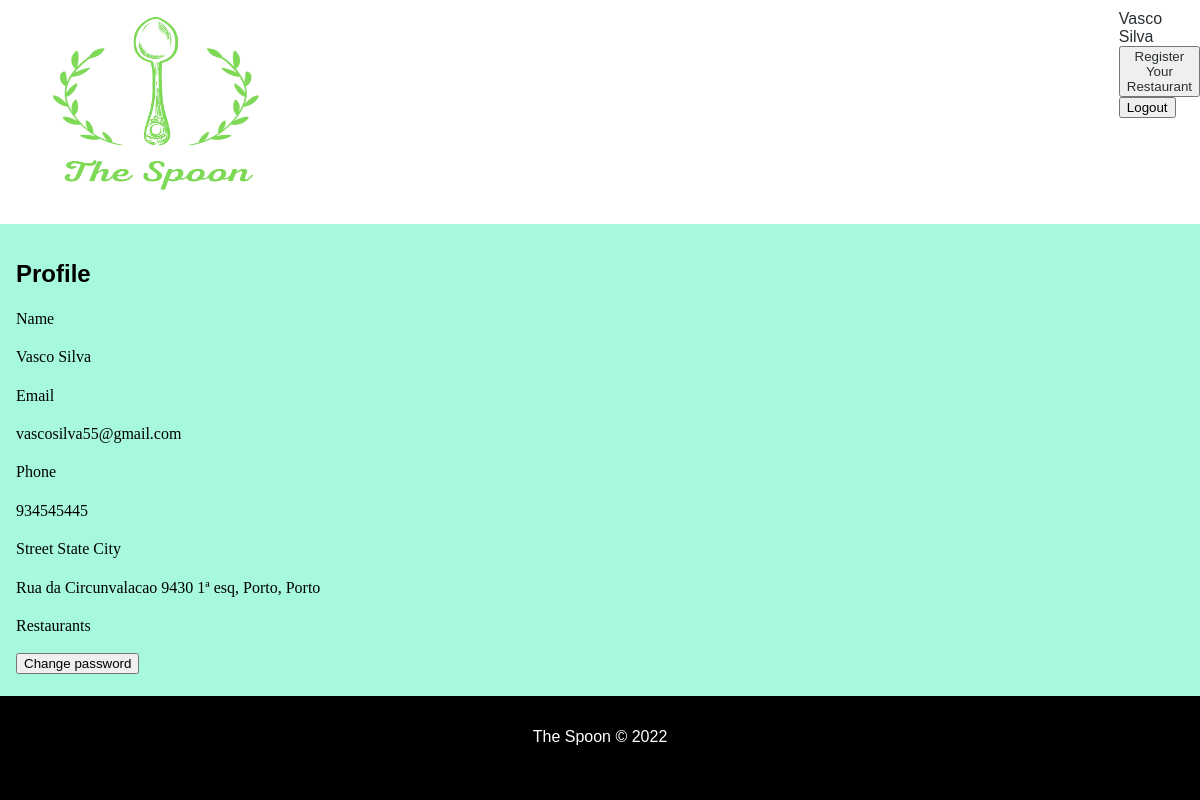
The page /profile.php (signed in) on the database its author committed.
### tables this page shows
CREATE TABLE User (
	idUser			INTEGER PRIMARY KEY,
	Email			VARCHAR NOT NULL UNIQUE,
	Password		VARCHAR NOT NULL,
	Phone 			INTEGER UNIQUE,
	Name 			VARCHAR NOT NULL,
	RestOwner       BOOLEAN DEFAULT FALSE,
	idAddress		INTEGER		CONSTRAINT fk_user_idaddress REFERENCES Address (idAddress)
												ON DELETE SET NULL ON UPDATE CASCADE
);

CREATE TABLE Address (
	idAddress 		INTEGER PRIMARY KEY,
	Street 		VARCHAR NOT NULL,
	City			VARCHAR NOT NULL,
	State			VARCHAR NOT NULL,
	PostalCode 		INTEGER NOT NULL
);

### profile.php (called while the page is built, shortened)
<?php
  require_once('database/connection.php');
  require_once('database/user.class.php');
  require_once('templates/common.tpl.php');
  require_once('templates/user.tpl.php');
  $db = getDatabaseConnection();
  $user = User::getUser($db, $_SESSION['id']);
  drawProfile($user);
?>

### database/user.class.php (called while the page is built, shortened)
<?php
  class User {
    public function __construct(int $idUser, string $email, string $name, string $street, string $city, string $state, int $postalcode, int $phone, bool $restOwner = false)
    {
      $this->email = $email;
      $this->name = $name;
      $this->street = $street;
      $this->city = $city;
      $this->state = $state;
      $this->phone = $phone;
      $this->restOwner = $restOwner;
    }
    static function getUser(PDO $db, int $id): User {
      $stmt = $db->prepare('
        SELECT idUser, Email, Name, Street, City, State, PostalCode, Phone, RestOwner
        FROM User JOIN Address USING (idAddress)
        WHERE idUser = ?
      ');
      $stmt->execute(array($id));
      $user = $stmt->fetch();
      return new User
     (
        (int)$user['idUser'],
        $user['Email'],
        $user['Name'],
        $user['Street'],
        $user['City'],
        $user['State'],
        (int)$user['PostalCode'],
        (int)$user['Phone'],
        (bool)$user['RestOwner']
      );
    }
  }
?>

### templates/user.tpl.php (the view, shortened to what this page needs)
<?php function drawProfile(User $user) { ?>
  <h2>Profile</h2>
  <section id="profile">
  <p>Name</p>
    <p><?php echo $user->name ?></p>
    <p>Email</p>
    <p><?php echo $user->email ?></p>
    <p>Phone</p>
    <p><?php echo $user->phone ?></p>
    <p>Street State City</p>
    <p><?php echo $user->street ?>,
    <?php echo $user->state?>,
    <?php echo $user->city ?></p>
    <?php if($user->restOwner) { ?>
      <p>Restaurants</p>
    <?php } else { ?>
      <p>Orders</p>
    <?php } ?>
    <button>Change password</button>
  </section>
<?php } ?>

### css/style.css (style rules this page uses)
body { font-family: "Poppins", sans-serif; }
p { font-family: "Lora", serif; line-height: 1.4em; }

### css/layout.css (style rules this page uses)
body { background-color: #a7f9db; margin: 0 auto; display: flex; min-height: 100vh; flex-direction: column; }

### rows shown on the page
user: Name "Vasco Silva", Email "vascosilva55@gmail.com", Phone "934545445", idAddress.Street "Rua da Circunvalacao 9430 1ª esq", idAddress.State "Porto", idAddress.City "Porto"

### other values the page prints
$name "Vasco Silva"
